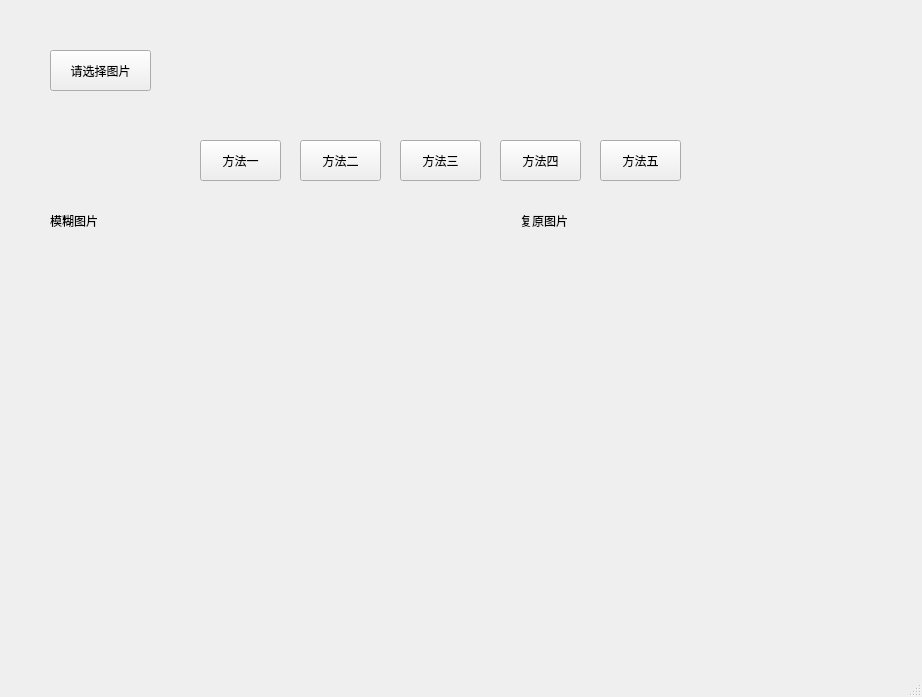
<?xml version="1.0" encoding="UTF-8"?>
<ui version="4.0">
 <class>MainWindow</class>
 <widget class="QMainWindow" name="MainWindow">
  <property name="geometry">
   <rect>
    <x>0</x>
    <y>0</y>
    <width>922</width>
    <height>697</height>
   </rect>
  </property>
  <property name="windowTitle">
   <string>MainWindow</string>
  </property>
  <widget class="QWidget" name="centralwidget">
   <widget class="QPushButton" name="Way1">
    <property name="geometry">
     <rect>
      <x>200</x>
      <y>140</y>
      <width>81</width>
      <height>41</height>
     </rect>
    </property>
    <property name="text">
     <string>方法一</string>
    </property>
   </widget>
   <widget class="QPushButton" name="Way2">
    <property name="geometry">
     <rect>
      <x>300</x>
      <y>140</y>
      <width>81</width>
      <height>41</height>
     </rect>
    </property>
    <property name="text">
     <string>方法二</string>
    </property>
   </widget>
   <widget class="QPushButton" name="Way3">
    <property name="geometry">
     <rect>
      <x>400</x>
      <y>140</y>
      <width>81</width>
      <height>41</height>
     </rect>
    </property>
    <property name="text">
     <string>方法三</string>
    </property>
   </widget>
   <widget class="QPushButton" name="Way5">
    <property name="geometry">
     <rect>
      <x>600</x>
      <y>140</y>
      <width>81</width>
      <height>41</height>
     </rect>
    </property>
    <property name="text">
     <string>方法五</string>
    </property>
   </widget>
   <widget class="QPushButton" name="Way4">
    <property name="geometry">
     <rect>
      <x>500</x>
      <y>140</y>
      <width>81</width>
      <height>41</height>
     </rect>
    </property>
    <property name="text">
     <string>方法四</string>
    </property>
   </widget>
   <widget class="QLabel" name="blurimg">
    <property name="geometry">
     <rect>
      <x>50</x>
      <y>210</y>
      <width>61</width>
      <height>21</height>
     </rect>
    </property>
    <property name="text">
     <string>模糊图片</string>
    </property>
   </widget>
   <widget class="QLabel" name="sharpimg">
    <property name="geometry">
     <rect>
      <x>520</x>
      <y>210</y>
      <width>51</width>
      <height>21</height>
     </rect>
    </property>
    <property name="text">
     <string>复原图片</string>
    </property>
   </widget>
   <widget class="QPushButton" name="selectPicture">
    <property name="geometry">
     <rect>
      <x>50</x>
      <y>50</y>
      <width>101</width>
      <height>41</height>
     </rect>
    </property>
    <property name="text">
     <string>请选择图片</string>
    </property>
   </widget>
   <widget class="QLabel" name="blurlabel">
    <property name="geometry">
     <rect>
      <x>30</x>
      <y>240</y>
      <width>421</width>
      <height>271</height>
     </rect>
    </property>
    <property name="text">
     <string/>
    </property>
   </widget>
   <widget class="QLabel" name="sharplabel">
    <property name="geometry">
     <rect>
      <x>490</x>
      <y>240</y>
      <width>421</width>
      <height>271</height>
     </rect>
    </property>
    <property name="text">
     <string/>
    </property>
   </widget>
  </widget>
  <widget class="QMenuBar" name="menubar">
   <property name="geometry">
    <rect>
     <x>0</x>
     <y>0</y>
     <width>922</width>
     <height>22</height>
    </rect>
   </property>
  </widget>
  <widget class="QStatusBar" name="statusbar"/>
 </widget>
 <resources/>
 <connections/>
</ui>
